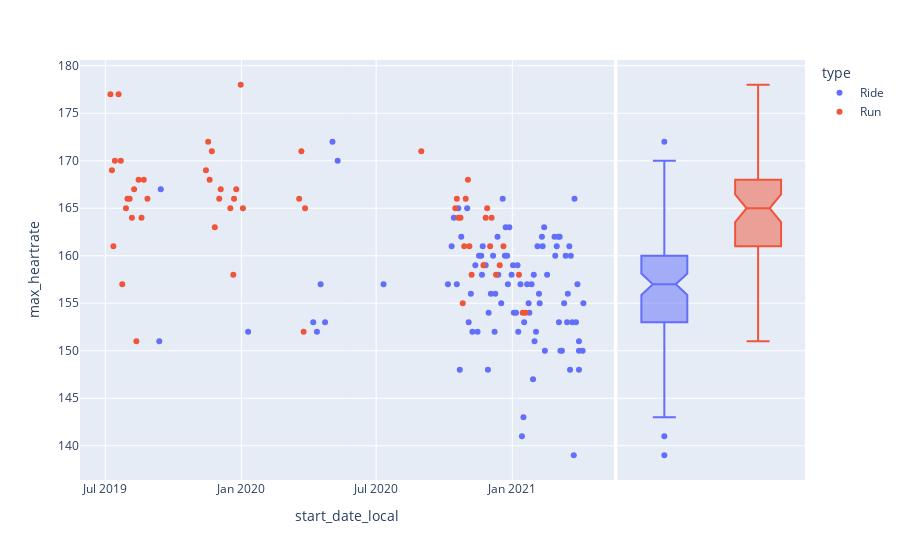

Here is the notebook cell this chart was saved with:
### Code cell
fig = px.scatter(_df, x='start_date_local', y='max_heartrate', color='type',marginal_y='box')#, trendline="ols")
fig.show()

### Figure 1 — Plotly figure (JSON) as saved in the notebook; plotly's stock layout.template omitted (floating-point values rounded to 4 significant figures)
{"data": [{"hovertemplate": "type=Ride<br>start_date_local=%{x}<br>max_heartrate=%{y}<extra></extra>", "legendgroup": "Ride", "marker": {"color": "#636efa", "symbol": "circle"}, "mode": "markers", "name": "Ride", "orientation": "v", "showlegend": true, "type": "scatter", "x": ["2021-04-07", "2021-04-06", "2021-04-01", "2021-04-01", "2021-04-01", "2021-03-30", "2021-03-28", "2021-03-26", "2021-03-25", "2021-03-23", "2021-03-21", "2021-03-20", "2021-03-19", "2021-03-17", "2021-03-16", "2021-03-14", "2021-03-12", "2021-03-09", "2021-03-07", "2021-03-06", "2021-03-05", "2021-03-04", "2021-03-02", "2021-02-28", "2021-02-27", "2021-02-17", "2021-02-14", "2021-02-13", "2021-02-11", "2021-02-10", "2021-02-07", "2021-02-06", "2021-02-04", "2021-02-02", "2021-01-31", "2021-01-30", "2021-01-29", "2021-01-27", "2021-01-24", "2021-01-23", "2021-01-21", "2021-01-17", "2021-01-16", "2021-01-14", "2021-01-12", "2021-01-09", "2021-01-08", "2021-01-06", "2021-01-03", "2021-01-02", "2020-12-31", "2020-12-28", "2020-12-26", "2020-12-25", "2020-12-23", "2020-12-22", "2020-12-19", "2020-12-17", "2020-12-13", "2020-12-12", "2020-12-09", "2020-12-08", "2020-12-06", "2020-12-03", "2020-11-30", "2020-11-29", "2020-11-26", "2020-11-24", "2020-11-22", "2020-11-21", "2020-11-20", "2020-11-17", "2020-11-15", "2020-11-12", "2020-11-08", "2020-11-06", "2020-11-03", "2020-11-01", "2020-10-24", "2020-10-22", "2020-10-20", "2020-10-18", "2020-10-14", "2020-10-11", "2020-10-06", "2020-07-11", "2020-05-10", "2020-05-03", "2020-04-23", "2020-04-17", "2020-04-12", "2020-04-07", "2020-01-10", "2019-09-14", "2019-09-12"], "xaxis": "x", "y": [155, 150, 148, 150, 151, 157, 153, 166, 139, 153, 160, 148, 161, 156, 153, 160, 155, 150, 150, 162, 153, 162, 161, 160, 162, 158, 150, 163, 161, 162, 155, 156, 161, 152, 151, 158, 147, 157, 154, 155, 157, 153, 143, 141, 157, 152, 159, 154, 154, 159, 158, 163, 157, 160, 163, 160, 166, 155, 158, 162, 156, 152, 160, 156, 154, 148, 159, 159, 161, 158, 160, 160, 152, 159, 152, 156, 153, 165, 162, 148, 165, 157, 164, 161, 157, 157, 170, 172, 153, 157, 152, 153, 152, 167, 151], "yaxis": "y"}, {"alignmentgroup": "True", "hovertemplate": "type=Ride<br>max_heartrate=%{y}<extra></extra>", "legendgroup": "Ride", "marker": {"color": "#636efa", "symbol": "circle"}, "name": "Ride", "notched": true, "offsetgroup": "Ride", "showlegend": false, "type": "box", "xaxis": "x2", "y": [155, 150, 148, 150, 151, 157, 153, 166, 139, 153, 160, 148, 161, 156, 153, 160, 155, 150, 150, 162, 153, 162, 161, 160, 162, 158, 150, 163, 161, 162, 155, 156, 161, 152, 151, 158, 147, 157, 154, 155, 157, 153, 143, 141, 157, 152, 159, 154, 154, 159, 158, 163, 157, 160, 163, 160, 166, 155, 158, 162, 156, 152, 160, 156, 154, 148, 159, 159, 161, 158, 160, 160, 152, 159, 152, 156, 153, 165, 162, 148, 165, 157, 164, 161, 157, 157, 170, 172, 153, 157, 152, 153, 152, 167, 151], "yaxis": "y2"}, {"hovertemplate": "type=Run<br>start_date_local=%{x}<br>max_heartrate=%{y}<extra></extra>", "legendgroup": "Run", "marker": {"color": "#EF553B", "symbol": "circle"}, "mode": "markers", "name": "Run", "orientation": "v", "showlegend": true, "type": "scatter", "x": ["2021-01-19", "2021-01-15", "2021-01-10", "2020-12-20", "2020-12-15", "2020-12-10", "2020-12-04", "2020-12-02", "2020-11-28", "2020-11-26", "2020-11-23", "2020-11-07", "2020-11-04", "2020-11-02", "2020-10-30", "2020-10-28", "2020-10-26", "2020-10-23", "2020-10-20", "2020-10-18", "2020-10-16", "2020-08-31", "2020-03-27", "2020-03-25", "2020-03-22", "2020-03-19", "2020-01-03", "2019-12-31", "2019-12-25", "2019-12-22", "2019-12-21", "2019-12-17", "2019-12-04", "2019-12-02", "2019-11-26", "2019-11-22", "2019-11-19", "2019-11-17", "2019-11-14", "2019-08-27", "2019-08-22", "2019-08-19", "2019-08-15", "2019-08-12", "2019-08-09", "2019-08-06", "2019-08-03", "2019-07-31", "2019-07-29", "2019-07-24", "2019-07-22", "2019-07-19", "2019-07-14", "2019-07-12", "2019-07-10", "2019-07-08"], "xaxis": "x", "y": [154, 154, 158, 161, 159, 158, 164, 161, 165, 164, 159, 158, 161, 168, 166, 161, 155, 164, 164, 166, 165, 171, 165, 152, 171, 166, 165, 178, 167, 166, 158, 165, 167, 166, 163, 171, 168, 172, 169, 166, 168, 164, 168, 151, 167, 164, 166, 166, 165, 157, 170, 177, 170, 161, 169, 177], "yaxis": "y"}, {"alignmentgroup": "True", "hovertemplate": "type=Run<br>max_heartrate=%{y}<extra></extra>", "legendgroup": "Run", "marker": {"color": "#EF553B", "symbol": "circle"}, "name": "Run", "notched": true, "offsetgroup": "Run", "showlegend": false, "type": "box", "xaxis": "x2", "y": [154, 154, 158, 161, 159, 158, 164, 161, 165, 164, 159, 158, 161, 168, 166, 161, 155, 164, 164, 166, 165, 171, 165, 152, 171, 166, 165, 178, 167, 166, 158, 165, 167, 166, 163, 171, 168, 172, 169, 166, 168, 164, 168, 151, 167, 164, 166, 166, 165, 157, 170, 177, 170, 161, 169, 177], "yaxis": "y2"}], "layout": {"legend": {"title": {"text": "type"}, "tracegroupgap": 0}, "margin": {"t": 60}, "xaxis": {"anchor": "y", "domain": [0, 0.7363], "title": {"text": "start_date_local"}}, "xaxis2": {"anchor": "y2", "domain": [0.7413, 1], "matches": "x2", "showgrid": false, "showline": false, "showticklabels": false, "ticks": ""}, "yaxis": {"anchor": "x", "domain": [0, 1], "title": {"text": "max_heartrate"}}, "yaxis2": {"anchor": "x2", "domain": [0, 1], "matches": "y", "showgrid": true, "showticklabels": false}}}
